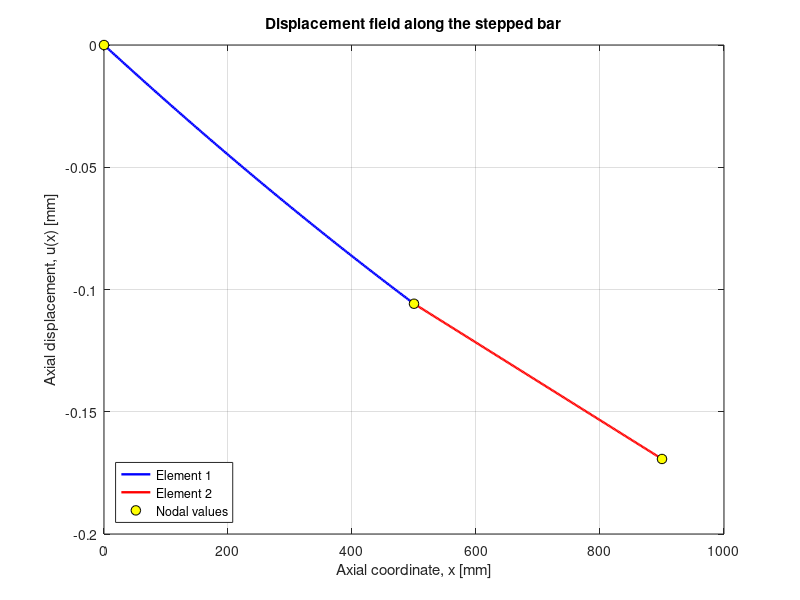
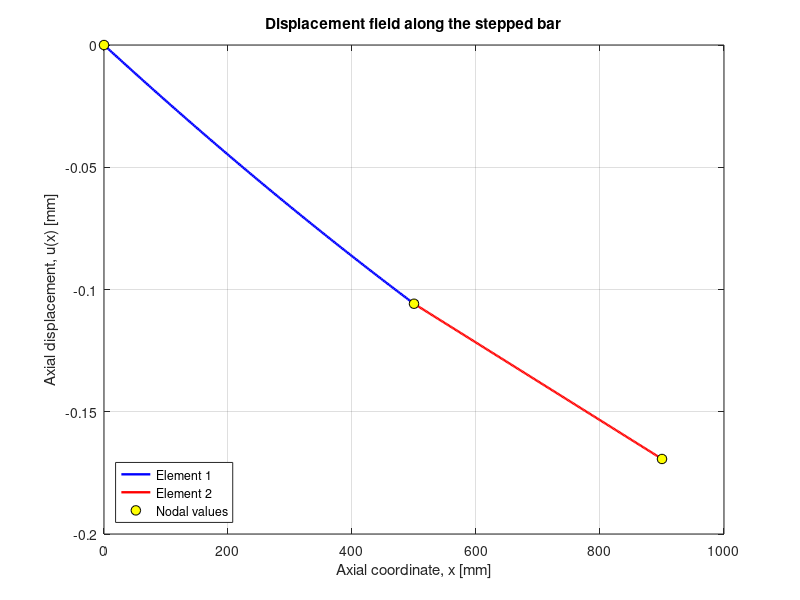
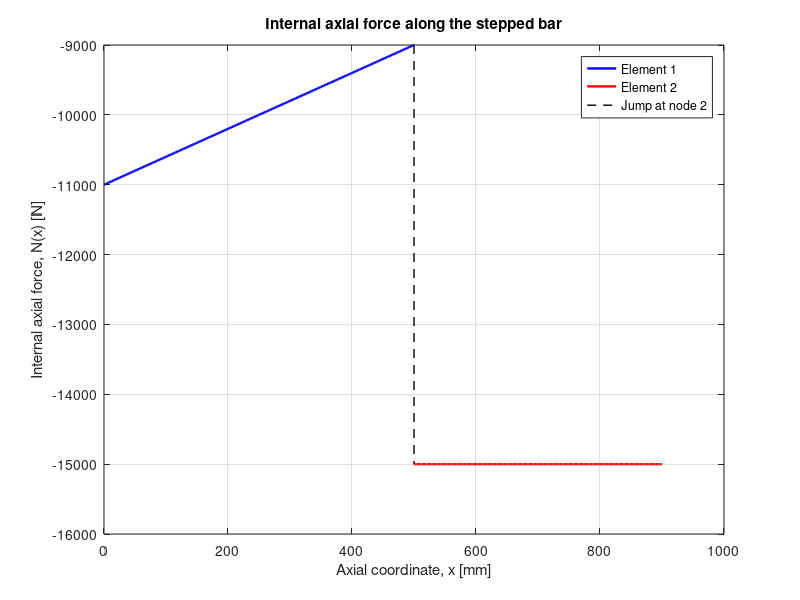
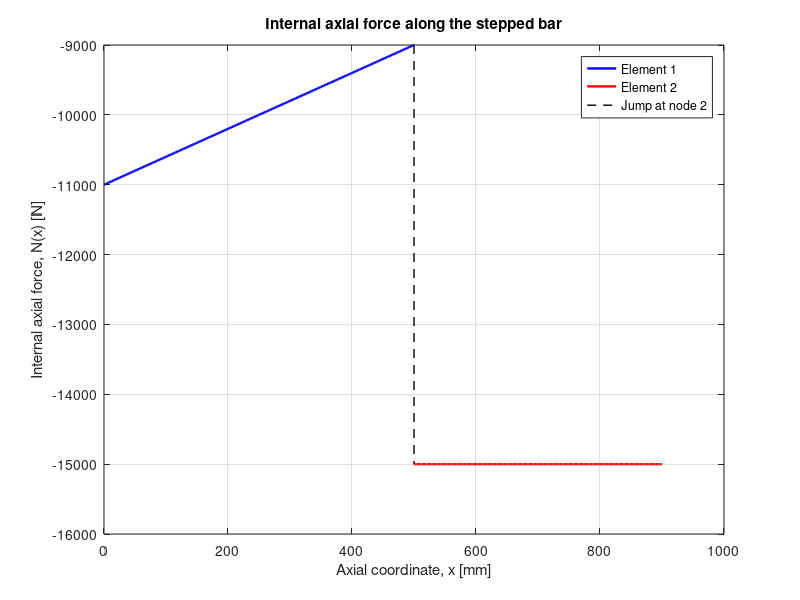

Write the MATLAB code that produced these figures, in order.
% stepped_bar_2elem.m
% Worked example: stepped axial bar with two bar elements
% (Chapter 3 — One-Dimensional Bar and Rod Elements)
%
% Geometry: cantilever bar with two segments
%   Element 1: length 500 mm, cross-section area  A
%   Element 2: length 400 mm, cross-section area 2A
% Loading:
%   Distributed axial load p1 = -4 N/mm on element 1 only
%   Concentrated forces F2 = +6000 N at node 2, F3 = -15000 N at node 3
% Boundary condition: node 1 fully fixed (u1 = 0)

clear; clc; close all;

%% Material and geometry
E  = 210000;        % Young's modulus [MPa = N/mm^2]
A  = 225;           % cross-section area, element 1 [mm^2]

%% Distributed load (acts only on element 1)
p_e1 = -4;          % N/mm  (negative = directed toward fixed end)
p_e2 =  0;          % N/mm

%% Concentrated forces
P_node2 =  6000;    % +x at node 2 [N]
P_node3 = -15000;   % -x at node 3 [N]

%% Discretization
nodes_x   = [0, 500, 900];    % node coordinates [mm]
nElem     = 2;
nNode     = numel(nodes_x);
nDof      = nNode;            % 1D bar: 1 DOF per node
elem_conn = [1 2; 2 3];       % element connectivity
elem_area = [A, 2*A];         % cross-section per element
elem_p    = [p_e1, p_e2];     % distributed load per element
elem_L    = diff(nodes_x);    % element lengths

%% Initialize global arrays
KG    = zeros(nDof, nDof);    % global stiffness matrix
FG_p  = zeros(nDof, 1);       % consistent (distributed) load vector
FG_c  = zeros(nDof, 1);       % concentrated nodal forces

%% Element-by-element assembly
for e = 1:nElem
    L    = elem_L(e);
    Ae   = elem_area(e);
    pe   = elem_p(e);
    dofs = elem_conn(e,:);

    % Element stiffness matrix
    ke = (E*Ae/L) * [1 -1; -1 1];

    % Consistent distributed-load vector for uniform p
    fe_p = (pe*L/2) * [1; 1];

    % Add to global arrays at the element DOFs
    KG(dofs, dofs) = KG(dofs, dofs) + ke;
    FG_p(dofs)     = FG_p(dofs)     + fe_p;

    fprintf('Element %d:  L = %g mm, A = %g mm^2, p = %g N/mm\n', ...
            e, L, Ae, pe);
    fprintf('  k^e = \n'); disp(ke);
    fprintf('  f_p^e = \n'); disp(fe_p);
end

%% Concentrated nodal forces
FG_c(2) = P_node2;
FG_c(3) = P_node3;

%% Total global force vector
FG = FG_p + FG_c;

fprintf('\nGlobal stiffness matrix KG [N/mm]:\n'); disp(KG);
fprintf('Distributed-load vector FG_p [N]:\n');    disp(FG_p);
fprintf('Concentrated-force vector FG_c [N]:\n');  disp(FG_c);
fprintf('Total force vector FG [N]:\n');           disp(FG);

%% Apply boundary conditions
fixed_dofs = 1;                                % node 1 fixed
free_dofs  = setdiff(1:nDof, fixed_dofs);

%% Solve reduced system
UG             = zeros(nDof, 1);
UG(free_dofs)  = KG(free_dofs, free_dofs) \ FG(free_dofs);

%% Compute reactions
RG = KG*UG - FG;

fprintf('Nodal displacements UG [mm]:\n'); disp(UG);
fprintf('Reactions RG [N]:\n');           disp(RG);

%% Postprocess: displacement and internal axial force inside each element
%  Using the enriched trial: u(x) = N1*u1 + N2*u2 + p*x*(L-x)/(2EA)
%  Internal force:           N(x) = EA*(u2-u1)/L + p*(L-2x)/2

%% Element 1
L1 = elem_L(1);  Ae1 = elem_area(1);  pe1 = elem_p(1);
u1 = UG(1);  u2 = UG(2);
x1 = linspace(0, L1, 200);
xi1 = x1 / L1;
u_e1 = (1-xi1)*u1 + xi1*u2 + pe1*x1.*(L1 - x1)/(2*E*Ae1);
N_e1 = E*Ae1*(u2-u1)/L1 + pe1*(L1 - 2*x1)/2;
xg1  = nodes_x(1) + x1;

%% Element 2
L2 = elem_L(2);  Ae2 = elem_area(2);  pe2 = elem_p(2);
u1 = UG(2);  u2 = UG(3);
x2 = linspace(0, L2, 200);
xi2 = x2 / L2;
u_e2 = (1-xi2)*u1 + xi2*u2 + pe2*x2.*(L2 - x2)/(2*E*Ae2);
N_e2 = E*Ae2*(u2-u1)/L2 + pe2*(L2 - 2*x2)/2;
xg2  = nodes_x(2) + x2;

%% Plot displacement field
fig1 = figure('Name','Stepped Bar — Displacement','Color','w', ...
              'Units','inches','Position',[1 1 7 4]);
plot(xg1, u_e1, 'b-', 'LineWidth', 1.7); hold on;
plot(xg2, u_e2, 'r-', 'LineWidth', 1.7);
plot(nodes_x, UG, 'ko', 'MarkerSize', 7, 'MarkerFaceColor', 'y');
grid on; box on;
xlabel('Axial coordinate, x [mm]');
ylabel('Axial displacement, u(x) [mm]');
legend('Element 1', 'Element 2', 'Nodal values', 'Location','southwest');
title('Displacement field along the stepped bar');

%% Plot internal axial force
fig2 = figure('Name','Stepped Bar — Internal Force','Color','w', ...
              'Units','inches','Position',[1 1 7 4]);
plot(xg1, N_e1, 'b-', 'LineWidth', 1.7); hold on;
plot(xg2, N_e2, 'r-', 'LineWidth', 1.7);
% Visualize the jump at node 2 due to concentrated force
plot([nodes_x(2), nodes_x(2)], [N_e1(end), N_e2(1)], 'k--', 'LineWidth', 1.0);
grid on; box on;
xlabel('Axial coordinate, x [mm]');
ylabel('Internal axial force, N(x) [N]');
legend('Element 1', 'Element 2', 'Jump at node 2', 'Location','best');
title('Internal axial force along the stepped bar');

%% Save the figures into ../figures/
thisFile = mfilename('fullpath');
[here,~,~] = fileparts(thisFile);
figDir = fullfile(here, '..', 'figures');
if ~exist(figDir, 'dir'), mkdir(figDir); end
exportgraphics(fig1, fullfile(figDir, 'stepped_bar_displacement.pdf'), ...
               'ContentType','vector');
exportgraphics(fig1, fullfile(figDir, 'stepped_bar_displacement.png'), ...
               'Resolution', 300);
exportgraphics(fig2, fullfile(figDir, 'stepped_bar_internal_force.pdf'), ...
               'ContentType','vector');
exportgraphics(fig2, fullfile(figDir, 'stepped_bar_internal_force.png'), ...
               'Resolution', 300);

fprintf('\nFigures saved to %s\n', figDir);
